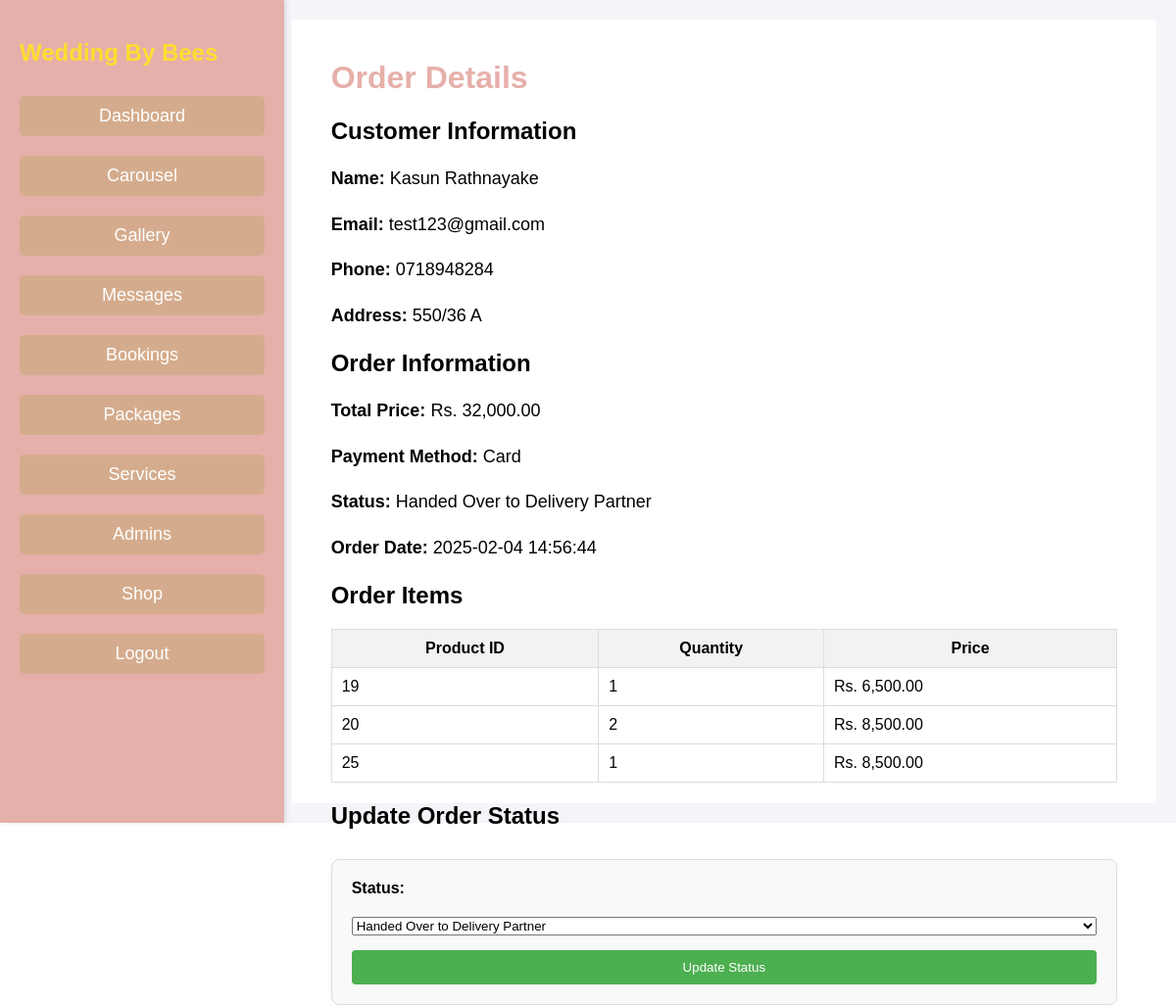
The page /admin/order_details.php?order_id=6 (signed in) on the database its author committed.
### tables this page shows
CREATE TABLE `orders` (
  `id` int(11) NOT NULL,
  `customer_id` int(11) NOT NULL,
  `shipping_name` varchar(100) NOT NULL,
  `shipping_email` varchar(100) NOT NULL,
  `shipping_phone` varchar(15) NOT NULL,
  `shipping_address` text NOT NULL,
  `total_price` decimal(10,2) NOT NULL,
  `payment_method` enum('Cash on Delivery','Card') NOT NULL,
  `status` varchar(100) NOT NULL,
  `order_date` timestamp NOT NULL DEFAULT current_timestamp()
);

CREATE TABLE `order_items` (
  `id` int(11) NOT NULL,
  `order_id` int(11) NOT NULL,
  `product_id` int(11) NOT NULL,
  `quantity` int(11) NOT NULL,
  `price` decimal(10,2) NOT NULL
);

### admin/order_details.php (the view, shortened to what this page needs)
<?php
include '../inc/links.php';
$order_id = $_GET['order_id'];
$order_sql = "SELECT * FROM orders WHERE id = ?";
$stmt = $conn->prepare($order_sql);
$stmt->bind_param("i", $order_id);
$stmt->execute();
$order = $stmt->get_result()->fetch_assoc();
$items_sql = "SELECT * FROM order_items WHERE order_id = ?";
$stmt = $conn->prepare($items_sql);
$stmt->bind_param("i", $order_id);
$stmt->execute();
$order_items = $stmt->get_result()->fetch_all(MYSQLI_ASSOC);
?>
<!DOCTYPE html>
<html lang="en">
<head>
    <link rel="stylesheet" href="../css/dashboard.css">
</head>
<body>
<div class="dashboard-container">
    <?php include 'header.php'; ?>
    <div class="main-content">
        <h1>Order Details</h1>
        <div class="order-info">
            <h2>Customer Information</h2>
            <p><strong>Name:</strong> <?php echo $order['shipping_name']; ?></p>
            <p><strong>Email:</strong> <?php echo $order['shipping_email']; ?></p>
            <p><strong>Phone:</strong> <?php echo $order['shipping_phone']; ?></p>
            <p><strong>Address:</strong> <?php echo $order['shipping_address']; ?></p>
            <h2>Order Information</h2>
            <p><strong>Total Price:</strong> Rs. <?php echo number_format($order['total_price'], 2); ?></p>
            <p><strong>Payment Method:</strong> <?php echo ucfirst($order['payment_method']); ?></p>
            <p><strong>Status:</strong> <?php echo ucfirst($order['status']); ?></p>
            <p><strong>Order Date:</strong> <?php echo $order['order_date']; ?></p>
            <h2>Order Items</h2>
            <table class="table table-bordered">
                <thead>
                    <tr>
                        <th>Product ID</th>
                        <th>Quantity</th>
                        <th>Price</th>
                    </tr>
                </thead>
                <tbody>
                    <?php foreach ($order_items as $item) { ?>
                        <tr>
                            <td><?php echo $item['product_id']; ?></td>
                            <td><?php echo $item['quantity']; ?></td>
                            <td>Rs. <?php echo number_format($item['price'], 2); ?></td>
                        </tr>
                    <?php } ?>
                </tbody>
            </table>
            <h2>Update Order Status</h2>
            <form method="POST">
                <label for="status">Status:</label>
                <select name="status">
                    <option value="Handed Over to Delivery Partner" <?php echo $order['status'] == 'Handed Over to Delivery Partner' ? 'selected' : ''; ?>>Handed Over to Delivery Partner</option>
                </select>
                <button type="submit" class="btn btn-success">Update Status</button>
            </form>
        </div>
    </div>
</div>
</body>
</html>

### css/header.css (style rules this page uses)
body { font-family: Arial, sans-serif; background-color: transparent; margin: 0; padding: 0; display: flex; background-attachment: fixed; border-color: transparent; }
.dashboard-container { display: flex; width: 100%; height: 100vh; }
.main-content { flex-grow: 1; padding: 40px; background-color: #fff; }
.main-content h1 { color: #e6b0aa; }
.main-content p { font-size: 18px; line-height: 1.6; }
.main-content { flex-grow: 1; padding: 40px; background-color: #fff; margin-left: 250px; }

### css/dashboard.css (style rules this page uses)
.dashboard-container { padding: 20px; width: calc(100% - 250px); border-color: white; }
form { margin-top: 30px; padding: 20px; background-color: #f9f9f9; border: 1px solid #ddd; border-radius: 8px; display: flex; flex-direction: column; gap: 15px; }
label { font-weight: bold; margin-bottom: 5px; }
button[type="submit"] { padding: 10px 15px; border: none; background-color: #4caf50; color: white; border-radius: 4px; cursor: pointer; transition: background-color 0.3s ease; }
table { width: 100%; border-collapse: collapse; margin-top: 10px; }
table, th, td { border: 1px solid #ddd; padding: 10px; }
th { background-color: #f2f2f2; }
td { text-align: left; }
body { margin: 0; font-family: Arial, sans-serif; background-attachment: fixed; border-color: transparent; }
.dashboard-container { padding: 20px; width: calc(100% - 250px); }
.main-content { padding-top: 20px; }
.dashboard-container { width: 100%; margin: 0 auto; padding: 20px; font-family: Arial, sans-serif; background-color: #f4f4f9; border-color: white; }

### rows shown on the page
orders: shipping_name "Kasun Rathnayake", shipping_email "test123@gmail.com", shipping_phone "0718948284", shipping_address "550/36 A", total_price "32,000.00", payment_method "Card", status "Handed Over to Delivery Partner", order_date "2025-02-04 14:56:44"
order_items: product "19", quantity "1", price "6,500.00"
order_items: product "20", quantity "2", price "8,500.00"
order_items: product "25", quantity "1", price "8,500.00"
